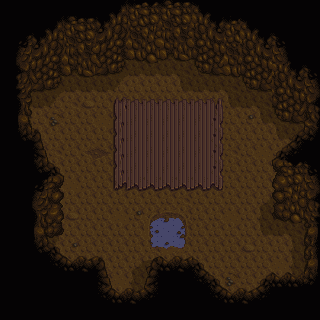

A level layout from a 2D game, rendered from its tile map. Below: a short description, then the map file with tile-grid data replaced by summaries:
An orthogonal 20x20 tile map with 16x16 px tiles, 3 tile layers (Back, Buildings, Front).

<map version="1.10" tiledversion="1.10.2" orientation="orthogonal" renderorder="right-down" width="20" height="20" tilewidth="16" tileheight="16" infinite="0" nextlayerid="7" nextobjectid="1">
 <properties>
  <property name="Warp" value="0 0 UnderwaterMountain 0 0" />
 </properties>
 <tileset firstgid="1" name="mine" tilewidth="16" tileheight="16" tilecount="288" columns="16">
  <image source="mine.png" width="256" height="288" />
  <tile id="0">
   <properties>
    <property name="Type" value="Dirt" />
   </properties>
  </tile>
  <tile id="137">
   <properties>
    <property name="Type" value="Stone" />
   </properties>
  </tile>
  <tile id="138">
   <properties>
    <property name="Type" value="Stone" />
   </properties>
  </tile>
  <tile id="139">
   <properties>
    <property name="Type" value="Stone" />
   </properties>
  </tile>
  <tile id="140">
   <properties>
    <property name="Type" value="Stone" />
   </properties>
  </tile>
  <tile id="153">
   <properties>
    <property name="Type" value="Stone" />
   </properties>
  </tile>
  <tile id="154">
   <properties>
    <property name="Type" value="Stone" />
   </properties>
  </tile>
  <tile id="155">
   <properties>
    <property name="Type" value="Stone" />
   </properties>
  </tile>
  <tile id="165">
   <properties>
    <property name="Type" value="Dirt" />
   </properties>
  </tile>
  <tile id="166">
   <properties>
    <property name="Type" value="Stone" />
   </properties>
  </tile>
  <tile id="167">
   <properties>
    <property name="Type" value="Stone" />
   </properties>
  </tile>
  <tile id="168">
   <properties>
    <property name="Type" value="Stone" />
   </properties>
  </tile>
  <tile id="169">
   <properties>
    <property name="Type" value="Stone" />
   </properties>
  </tile>
  <tile id="170">
   <properties>
    <property name="Type" value="Stone" />
   </properties>
  </tile>
  <tile id="171">
   <properties>
    <property name="Type" value="Stone" />
   </properties>
  </tile>
  <tile id="172">
   <properties>
    <property name="Type" value="Stone" />
   </properties>
  </tile>
  <tile id="181">
   <properties>
    <property name="Type" value="Dirt" />
   </properties>
  </tile>
  <tile id="182">
   <properties>
    <property name="Type" value="Stone" />
   </properties>
  </tile>
  <tile id="183">
   <properties>
    <property name="Type" value="Dirt" />
   </properties>
  </tile>
  <tile id="184">
   <properties>
    <property name="Type" value="Stone" />
   </properties>
  </tile>
  <tile id="185">
   <properties>
    <property name="Type" value="Stone" />
   </properties>
  </tile>
  <tile id="186">
   <properties>
    <property name="Type" value="Stone" />
   </properties>
  </tile>
  <tile id="187">
   <properties>
    <property name="Type" value="Stone" />
   </properties>
  </tile>
  <tile id="188">
   <properties>
    <property name="Type" value="Stone" />
   </properties>
  </tile>
  <tile id="198">
   <properties>
    <property name="Type" value="Stone" />
   </properties>
  </tile>
  <tile id="199">
   <properties>
    <property name="Type" value="Stone" />
   </properties>
  </tile>
  <tile id="200">
   <properties>
    <property name="Type" value="Stone" />
   </properties>
  </tile>
  <tile id="201">
   <properties>
    <property name="Type" value="Stone" />
   </properties>
  </tile>
  <tile id="202">
   <properties>
    <property name="Type" value="Stone" />
   </properties>
  </tile>
  <tile id="203">
   <properties>
    <property name="Type" value="Stone" />
   </properties>
  </tile>
  <tile id="204">
   <properties>
    <property name="Type" value="Stone" />
   </properties>
  </tile>
  <tile id="217">
   <properties>
    <property name="Type" value="Stone" />
   </properties>
  </tile>
  <tile id="218">
   <properties>
    <property name="Type" value="Stone" />
   </properties>
  </tile>
  <tile id="219">
   <properties>
    <property name="Type" value="Stone" />
   </properties>
  </tile>
  <tile id="233">
   <properties>
    <property name="Type" value="Stone" />
   </properties>
  </tile>
  <tile id="234">
   <properties>
    <property name="Type" value="Stone" />
   </properties>
  </tile>
  <tile id="235">
   <properties>
    <property name="Type" value="Stone" />
   </properties>
  </tile>
  <tile id="240">
   <properties>
    <property name="Type" value="Wood" />
   </properties>
  </tile>
  <tile id="241">
   <properties>
    <property name="Type" value="Wood" />
   </properties>
  </tile>
  <tile id="242">
   <properties>
    <property name="Type" value="Wood" />
   </properties>
  </tile>
  <tile id="256">
   <properties>
    <property name="Type" value="Wood" />
   </properties>
  </tile>
  <tile id="257">
   <properties>
    <property name="Type" value="Wood" />
   </properties>
  </tile>
  <tile id="258">
   <properties>
    <property name="Type" value="Wood" />
   </properties>
  </tile>
  <tile id="260">
   <properties>
    <property name="Water" value="T" />
   </properties>
  </tile>
  <tile id="272">
   <properties>
    <property name="Type" value="Wood" />
   </properties>
  </tile>
  <tile id="273">
   <properties>
    <property name="Type" value="Wood" />
   </properties>
  </tile>
  <tile id="274">
   <properties>
    <property name="Type" value="Wood" />
   </properties>
  </tile>
  <tile id="275">
   <properties>
    <property name="Water" value="T" />
   </properties>
  </tile>
  <tile id="276">
   <properties>
    <property name="Water" value="T" />
   </properties>
  </tile>
  <tile id="277">
   <properties>
    <property name="Water" value="T" />
   </properties>
  </tile>
 </tileset>
 <layer id="1" name="Back" width="20" height="20">
  <properties>
   <property name="Water" value="T" />
  </properties>
  <data>[400 cells, 306 non-empty, 34 distinct tile ids]</data>
 </layer>
 <objectgroup id="2" name="Back" />
 <layer id="3" name="Buildings" width="20" height="20">
  <data>[400 cells, 145 non-empty, 69 distinct tile ids]</data>
 </layer>
 <objectgroup id="4" name="Buildings" />
 <layer id="5" name="Front" width="20" height="20">
  <data>[400 cells, 102 non-empty, 26 distinct tile ids]</data>
 </layer>
 <objectgroup id="6" name="Front" />
</map>
